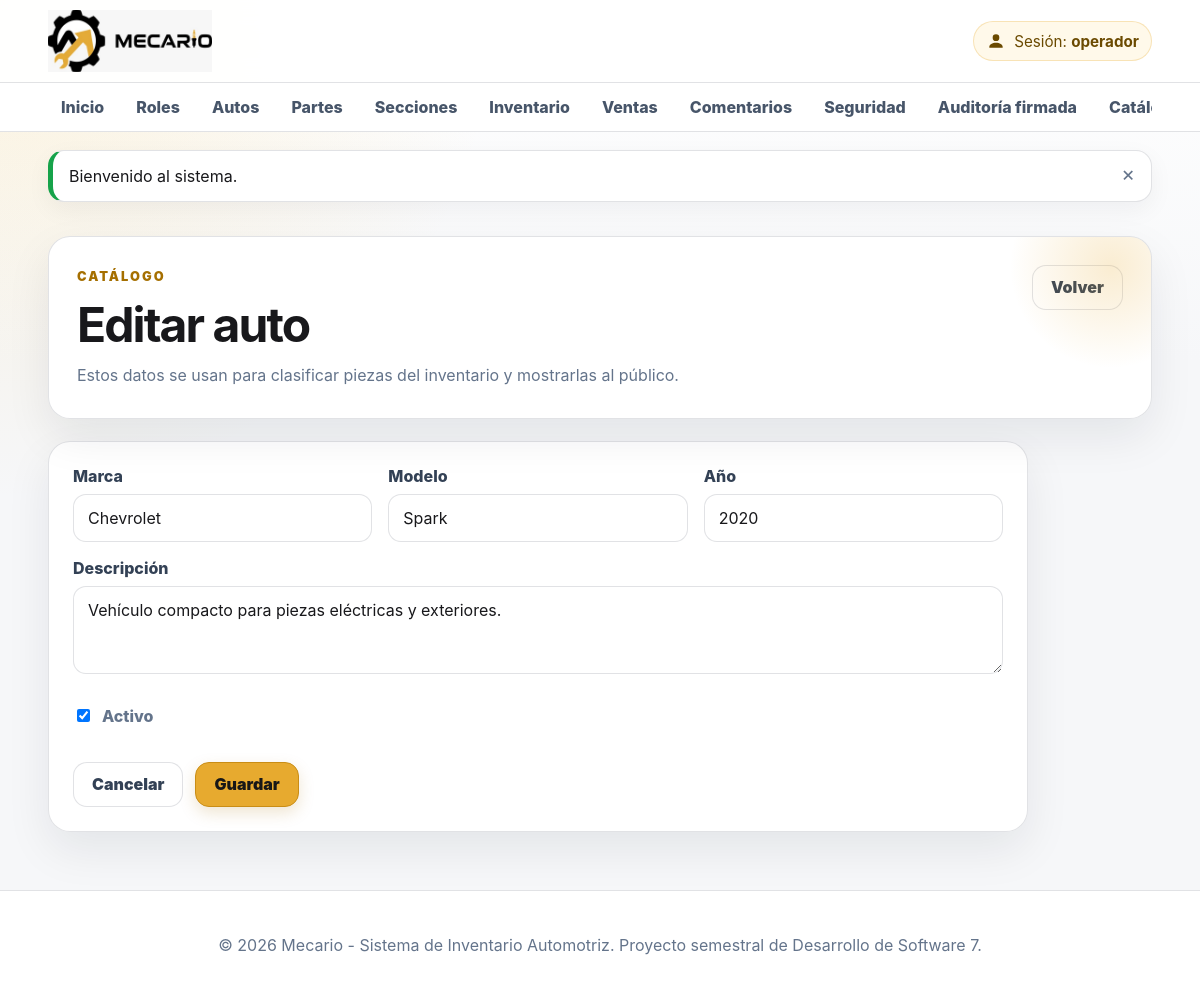
The page /public/autos/editar/8 (signed in) on the database its author committed.
### tables this page shows
CREATE TABLE IF NOT EXISTS autos (
    id_auto INT UNSIGNED AUTO_INCREMENT PRIMARY KEY,
    marca VARCHAR(80) NOT NULL,
    modelo VARCHAR(100) NOT NULL,
    anio SMALLINT UNSIGNED NOT NULL,
    descripcion VARCHAR(255) NULL,
    activo TINYINT(1) NOT NULL DEFAULT 1,
    fecha_creacion DATETIME NOT NULL DEFAULT CURRENT_TIMESTAMP,
    fecha_actualizacion DATETIME NULL DEFAULT NULL ON UPDATE CURRENT_TIMESTAMP,
    CONSTRAINT uq_auto_marca_modelo_anio UNIQUE (marca,modelo,anio),
    CONSTRAINT chk_auto_activo CHECK (activo IN (0,1)),
    INDEX idx_auto_busqueda (marca,modelo,anio)
);

### app/Controllers/AutoController.php (called while the page is built, shortened)
<?php
final class AutoController
{
    private Auto $autos;
    public function __construct()
    {
        $this->autos = new Auto();
    }
    public function editar(string $id): void
    {
        $auto = $this->autos->obtener((int)$id);
        View::renderizar('autos/form', ['titulo'=>'Editar auto','auto'=>$auto,'errores'=>[]]);
    }
}

### public/index.php (called while the page is built, shortened)
<?php
$router = new Router();
$router->despachar();

### app/Core/Database.php (called while the page is built, shortened)
<?php
final class Database
{
    private static ?self $instancia = null;
    private PDO $conexion;
    private function __construct()
    {
        $config = require dirname(__DIR__, 2) . '/config/config.php';
        $db = $config['database'];
        $dsn = sprintf(
            'mysql:host=%s;port=%s;dbname=%s;charset=%s',
            $db['host'],
            $db['port'],
            $db['name'],
            $db['charset']
        );
        try {
            $this->conexion = new PDO(
                $dsn,
                $db['user'],
                $db['password'],
                [
                    PDO::ATTR_ERRMODE => PDO::ERRMODE_EXCEPTION,
                    PDO::ATTR_DEFAULT_FETCH_MODE => PDO::FETCH_ASSOC,
                    PDO::ATTR_EMULATE_PREPARES => false,
                ]
            );
        } catch (PDOException $exception) {
            throw new RuntimeException(
                'No se pudo conectar con la base de datos.',
                0,
                $exception
            );
        }
    }
    public static function getInstancia(): self
    {
        return self::$instancia ??= new self();
    }
    public function consultar(string $sql, array $parametros = []): PDOStatement
    {
        $sentencia = $this->conexion->prepare($sql);
        $sentencia->execute($parametros);
        return $sentencia;
    }
    public function consultarUno(string $sql, array $parametros = []): ?array
    {
        $resultado = $this->consultar($sql, $parametros)->fetch();
        return $resultado === false ? null : $resultado;
    }
}

### app/Models/Auto.php (called while the page is built, shortened)
<?php
final class Auto
{
    private Database $db;
    public function __construct(){ $this->db = Database::getInstancia(); }
    public function obtener(int $id): ?array { return $this->db->consultarUno('SELECT * FROM autos WHERE id_auto = :id', ['id'=>$id]); }
}

### app/Helpers/Url.php (called while the page is built, shortened)
<?php
final class Url
{
    public static function base(): string
    {
        $script = str_replace(
            '\\',
            '/',
            $_SERVER['SCRIPT_NAME'] ?? '/public/index.php'
        );
        $base = rtrim(dirname($script), '/');
        return $base === '.' ? '' : $base;
    }
    public static function ruta(string $ruta = '/'): string
    {
        $ruta = '/' . ltrim($ruta, '/');
        return self::base() . ($ruta === '//' ? '/' : $ruta);
    }
}

### app/Helpers/Sanitizer.php (called while the page is built, shortened)
<?php
final class Sanitizer
{
    public static function html(mixed $valor): string
    {
        return htmlspecialchars(
            (string) $valor,
            ENT_QUOTES | ENT_SUBSTITUTE,
            'UTF-8'
        );
    }
}

### app/Views/autos/form.php (the view, shortened to what this page needs)
<?php use App\Helpers\Csrf; use App\Helpers\Sanitizer; use App\Helpers\Url; $esEdicion = is_array($auto); ?>
<main class="container"><section class="module-hero"><div><span class="eyebrow">Catálogo</span><h1><?= $esEdicion ? 'Editar auto' : 'Nuevo auto' ?></h1><p>Estos datos se usan para clasificar piezas del inventario y mostrarlas al público.</p></div><a class="btn btn-secundario" href="<?= Sanitizer::html(Url::ruta('/autos')) ?>">Volver</a></section>
<form class="card form-wide" method="POST" action="<?= Sanitizer::html(Url::ruta($esEdicion ? '/autos/actualizar/'.$auto['id_auto'] : '/autos/guardar')) ?>"><?= Csrf::campo() ?><div class="form-grid"><div class="form-group"><label>Marca</label><input name="marca" required value="<?= Sanitizer::html($auto['marca'] ?? '') ?>"></div><div class="form-group"><label>Modelo</label><input name="modelo" required value="<?= Sanitizer::html($auto['modelo'] ?? '') ?>"></div><div class="form-group"><label>Año</label><input type="number" name="anio" min="1950" max="<?= date('Y')+1 ?>" required value="<?= Sanitizer::html($auto['anio'] ?? '') ?>"></div></div><div class="form-group"><label>Descripción</label><textarea name="descripcion" rows="3"><?= Sanitizer::html($auto['descripcion'] ?? '') ?></textarea></div><label class="check-line"><input type="checkbox" name="activo" value="1" <?= (int)($auto['activo'] ?? 1)===1?'checked':'' ?>> Activo</label><div class="form-actions"><a class="btn btn-secundario" href="<?= Sanitizer::html(Url::ruta('/autos')) ?>">Cancelar</a><button class="btn" type="submit">Guardar</button></div></form></main>

### app/Core/Router.php (shortened to what this page needs)
<?php
final class Router
{
    private array $rutas = [];
    private function agregar(
        string $metodo,
        string $ruta,
        callable|array $accion
    ): void {
        $this->rutas[$metodo][] = [
            'ruta' => $this->normalizar($ruta),
            'accion' => $accion,
        ];
    }
    public function despachar(): void
    {
        $metodo = strtoupper($_SERVER['REQUEST_METHOD'] ?? 'GET');
        $rutaActual = $this->obtenerRutaActual();
        foreach ($this->rutas[$metodo] ?? [] as $rutaRegistrada) {
            $parametros = $this->coincide(
                $rutaRegistrada['ruta'],
                $rutaActual
            );
            if ($parametros !== false) {
                $this->ejecutarAccion(
                    $rutaRegistrada['accion'],
                    $parametros
                );
                return;
            }
        }
    }
    private function obtenerRutaActual(): string
    {
        $uri = parse_url(
            $_SERVER['REQUEST_URI'] ?? '/',
            PHP_URL_PATH
        ) ?: '/';
        $base = dirname($_SERVER['SCRIPT_NAME'] ?? '');
        if (
            $base !== ''
            && $base !== '/'
            && str_starts_with($uri, $base)
        ) {
            $uri = substr($uri, strlen($base));
        }
        return $this->normalizar($uri);
    }
    private function normalizar(string $ruta): string
    {
        $ruta = '/' . trim($ruta, '/');
        return $ruta === '//' ? '/' : $ruta;
    }
    private function coincide(
        string $rutaRegistrada,
        string $rutaActual
    ): array|false {
        $patron = preg_replace(
            '#\{[a-zA-Z_][a-zA-Z0-9_]*\}#',
            '([^/]+)',
            $rutaRegistrada
        );
        if (!preg_match('#^' . $patron . '$#', $rutaActual, $coincidencias)) {
            return false;
        }
        array_shift($coincidencias);
        return $coincidencias;
    }
    private function ejecutarAccion(
        callable|array $accion,
        array $parametros
    ): void {
        if (
            is_array($accion)
            && isset($accion[0], $accion[1])
            && is_string($accion[0])
        ) {
            $controlador = new $accion[0]();
            $metodo = $accion[1];
            $controlador->{$metodo}(...$parametros);
            return;
        }
    }
}

### public/assets/css/style.css (style rules this page uses)
:root { --bg: #f6f7f9; --bg-2: #ffffff; --panel: #ffffff; --panel-2: #f8fafc; --text: #18181b; --muted: #64748b; --line: rgba(15, 23, 42, .12); --yellow: #e7aa2f; --yellow-2: #f5c451; --yellow-soft: rgba(231, 170, 47, .13); --white: #18181b; --success: #16a34a; --danger: #dc2626; --warning: #d97706; --shadow: 0 18px 45px rgba(15, 23, 42, .08); --radius: 22px; }
* { box-sizing: border-box; }
html { scroll-behavior: smooth; }
body { margin: 0; min-height: 100vh; font-family: Inter, Segoe UI, Arial, Helvetica, sans-serif; color: var(--text); background: radial-gradient(circle at top left, rgba(245,196,81,.18), transparent 32%), linear-gradient(180deg, #ffffff 0, var(--bg) 360px); }
a { color: inherit; text-decoration: none; }
button, input, select, textarea { font: inherit; }
.container { width: min(1180px, 92%); margin: 34px auto 58px; }
.hero, .module-hero, .card, .stat-card, .inner-panel { background: rgba(255,255,255,.96); border: 1px solid var(--line); border-radius: var(--radius); box-shadow: var(--shadow); }
.hero::after, .module-hero::after { content: ""; position: absolute; width: 220px; height: 220px; right: -70px; top: -80px; background: radial-gradient(circle, rgba(231,170,47,.22), transparent 65%); pointer-events: none; z-index: 0; }
.hero > *, .module-hero > * { position: relative; z-index: 1; }
.module-hero { position: relative; overflow: hidden; padding: 28px; display: flex; justify-content: space-between; align-items: flex-start; gap: 22px; margin-bottom: 22px; }
.hero h1, .module-hero h1 { margin: 8px 0 12px; max-width: 820px; font-size: clamp(2rem, 5vw, 4.1rem); line-height: 1.05; letter-spacing: -.04em; }
.module-hero h1 { font-size: clamp(1.9rem, 4vw, 3rem); }
.hero p, .module-hero p { margin: 0; max-width: 760px; color: var(--muted); line-height: 1.7; }
.eyebrow { display: inline-flex; margin-bottom: 8px; color: #a56f00; font-size: .8rem; font-weight: 950; letter-spacing: .16em; text-transform: uppercase; }
.hero-acciones, .action-row, .form-actions { display: flex; flex-wrap: wrap; gap: 12px; align-items: center; margin-top: 24px; }
.btn { display: inline-flex; align-items: center; justify-content: center; gap: 8px; min-height: 44px; padding: 12px 18px; border: 1px solid #c98d16; border-radius: 14px; background-color: #e7aa2f; background-image: none; color: #171717; font-weight: 900; line-height: 1.2; cursor: pointer; box-shadow: 0 6px 16px rgba(165,111,0,.18); position: static; z-index: auto; opacity: 1; visibility: visible; text-decoration: none; filter: none; transform: none; transition: none; }
.btn-secundario, .btn-soft { background: #ffffff; color: #334155; border: 1px solid var(--line); box-shadow: none; }
.card, .stat-card, .inner-panel { padding: 24px; }
.form-wide { max-width: 980px; }
.form-grid, .filter-form { display: grid; grid-template-columns: repeat(auto-fit, minmax(240px, 1fr)); gap: 16px; align-items: end; }
.form-group { margin-bottom: 16px; }
label { display: block; margin-bottom: 8px; color: #334155; font-weight: 850; }
input, select, textarea { width: 100%; padding: 13px 14px; border: 1px solid var(--line); border-radius: 13px; outline: none; background: #ffffff; color: var(--text); }
textarea { resize: vertical; }
.check-line { display: inline-flex; align-items: center; gap: 9px; margin: 12px 0; color: var(--muted); }
.check-line input, .option-card input { width: auto; }

### rows shown on the page
autos: marca "Chevrolet", modelo "Spark", anio "2020", descripcion "Vehículo compacto para piezas eléctricas y exteriores.", activo "☑"

### other values the page prints
Sanitizer::html($mensaje['texto'] ?? '') "Bienvenido al sistema."
